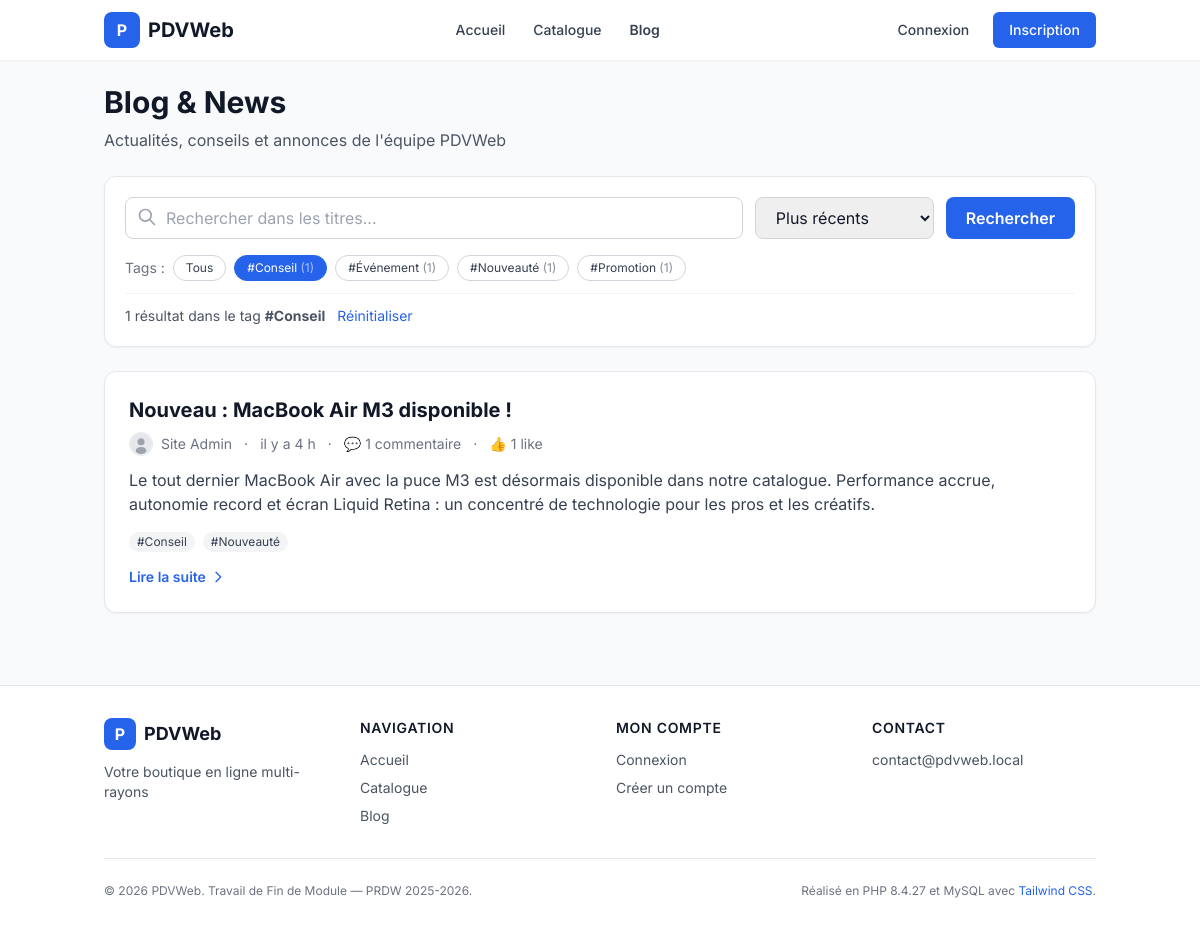
Screenshot of /public/blog.php?tag=3 with the database file from the repository.
### tables this page shows
CREATE TABLE tag (
  id_tag INT UNSIGNED AUTO_INCREMENT PRIMARY KEY,
  code   VARCHAR(40) NOT NULL UNIQUE,                        
  nom    VARCHAR(60) NOT NULL                                
);

CREATE TABLE billet (
  id_billet   INT UNSIGNED AUTO_INCREMENT PRIMARY KEY,
  id_membre   INT UNSIGNED NOT NULL,
  titre       VARCHAR(200) NOT NULL,
  corps       TEXT         NOT NULL,
  date_billet DATETIME     NOT NULL DEFAULT CURRENT_TIMESTAMP,
  date_suppression DATETIME NULL DEFAULT NULL,            
  id_membre_suppression INT UNSIGNED NULL DEFAULT NULL,   
  CONSTRAINT fk_billet_membre
    FOREIGN KEY (id_membre) REFERENCES membre(id_membre) ON DELETE CASCADE,
  CONSTRAINT fk_billet_suppression
    FOREIGN KEY (id_membre_suppression) REFERENCES membre(id_membre) ON DELETE SET NULL,
  INDEX idx_billet_titre (titre),
  INDEX idx_billet_date  (date_billet),
  INDEX idx_billet_supp  (date_suppression)
);

CREATE TABLE membre (
  id_membre        INT UNSIGNED AUTO_INCREMENT PRIMARY KEY,
  nom              VARCHAR(60)  NOT NULL,
  prenom           VARCHAR(60)  NOT NULL,
  date_naissance   DATE         NOT NULL,
  email            VARCHAR(150) NOT NULL UNIQUE,
  email_verifie    TINYINT(1)   NOT NULL DEFAULT 0,          
  login            VARCHAR(50)  NOT NULL UNIQUE,
  mot_passe        VARCHAR(255) NOT NULL,                    
  avatar           VARCHAR(255) DEFAULT NULL,                
  statut           ENUM('membre','admin') NOT NULL DEFAULT 'membre',
  indesirable      TINYINT(1)   NOT NULL DEFAULT 0,          
  derniere_connexion DATETIME   DEFAULT NULL,
  date_inscription DATETIME     NOT NULL DEFAULT CURRENT_TIMESTAMP,
  date_anonymisation DATETIME   DEFAULT NULL,                
  INDEX idx_membre_statut (statut),
  INDEX idx_membre_indesirable (indesirable),
  INDEX idx_membre_anonyme (date_anonymisation)
);

### public/blog.php (called while the page is built, shortened)
<?php
require_once __DIR__ . '/../includes/bootstrap.php';
$recherche = trim($_GET['q']   ?? '');
$idTag     = (int)($_GET['tag'] ?? 0);
$tri       = $_GET['tri']      ?? 'recents';
$page      = max(1, (int)($_GET['page'] ?? 1));
$resultat = Billet::lister([
    'recherche' => $recherche,
    'tag'       => $idTag,
    'tri'       => $tri,
    'page'      => $page,
    'parPage'   => 10,
]);
$tagActif = $idTag > 0 ? Tag::trouverParId($idTag) : null;
$tousLesTags = Tag::listerTous();
require_once VIEWS_PATH . '/blog/liste.php';

### includes/helpers.php (called while the page is built, shortened)
<?php
function h($valeur): string
{
    return htmlspecialchars((string)$valeur, ENT_QUOTES | ENT_SUBSTITUTE, 'UTF-8');
}
function url(string $chemin = ''): string
{
    return SITE_URL . '/' . ltrim($chemin, '/');
}
function asset(string $chemin): string
{
    return SITE_URL . '/' . ltrim($chemin, '/');
}
function asset_avatar(?string $nomFichier): string
{
    if (empty($nomFichier)) {
        return asset('assets/img/avatar-defaut.svg');
    }
    return asset('uploads/avatars/' . $nomFichier);
}
function format_date(?string $dateSql, string $format = 'd/m/Y à H:i'): string
{
    try {
        $dt = new DateTime($dateSql);
        return $dt->format($format);
    } catch (Exception $e) {
        return '';
    }
}
function format_date_relative(?string $dateSql): string
{
    try {
        $dt = new DateTime($dateSql);
        $maintenant = new DateTime();
        $diff = $maintenant->getTimestamp() - $dt->getTimestamp();
        if ($diff < 86400)     return 'il y a ' . floor($diff / 3600) . ' h';
        return $dt->format('d/m/Y');
    } catch (Exception $e) {
        return '';
    }
}
function tronquer(string $texte, int $longueurMax = 100): string
{
    if (mb_strlen($texte) <= $longueurMax) return $texte;
    return mb_substr($texte, 0, $longueurMax) . '…';
}

### classes/Billet.php (called while the page is built, shortened)
<?php
class Billet
{
    public static function lister(array $opts = []): array
    {
        $recherche = trim($opts['recherche'] ?? '');
        $idTag     = (int)($opts['tag']      ?? 0);
        $tri       = $opts['tri']            ?? 'recents';
        $page      = max(1, (int)($opts['page'] ?? 1));
        $parPage   = max(1, (int)($opts['parPage'] ?? 10));
        $offset    = ($page - 1) * $parPage;
        $where  = ['b.date_suppression IS NULL'];
        $params = [];
        if ($idTag > 0) {
            $where[]  = "b.id_billet IN (SELECT id_billet FROM billet_tag WHERE id_tag = ?)";
            $params[] = $idTag;
        }
        $clauseWhere = ' WHERE ' . implode(' AND ', $where);
        $orderBy = match ($tri) {
            'populaires' => 'nb_likes DESC, b.date_billet DESC',
            'commentes'  => 'nb_commentaires DESC, b.date_billet DESC',
            default      => 'b.date_billet DESC',
        };
        $reqTotal = Db::pdo()->prepare(
            "SELECT COUNT(*) FROM billet b" . $clauseWhere
        );
        $reqTotal->execute($params);
        $total = (int)$reqTotal->fetchColumn();
        $sql = "SELECT b.*,
                       u.prenom AS auteur_prenom, u.nom AS auteur_nom,
                       u.login AS auteur_login, u.avatar AS auteur_avatar,
                       (SELECT COUNT(*) FROM commentaire
                        WHERE id_billet = b.id_billet AND date_suppression IS NULL) AS nb_commentaires,
                       (SELECT COUNT(*) FROM like_contenu
                        WHERE type = 'billet' AND id_cible = b.id_billet) AS nb_likes
                FROM billet b
                INNER JOIN membre u ON u.id_membre = b.id_membre
                $clauseWhere
                ORDER BY $orderBy
                LIMIT $parPage OFFSET $offset";
        $req = Db::pdo()->prepare($sql);
        $req->execute($params);
        $billets = $req->fetchAll();
        return [
            'billets'    => $billets,
            'total'      => $total,
            'totalPages' => (int)ceil($total / $parPage),
            'page'       => $page,
        ];
    }
    public static function tagsDe(int $idBillet): array
    {
        $req = Db::pdo()->prepare(
            "SELECT t.* FROM tag t
             INNER JOIN billet_tag bt ON bt.id_tag = t.id_tag
             WHERE bt.id_billet = ?
             ORDER BY t.nom"
        );
        $req->execute([$idBillet]);
        return $req->fetchAll();
    }
}

### classes/util/Db.php (called while the page is built, shortened)
<?php
class Db
{
    private static ?PDO $instance = null;
    public static function pdo(): PDO
    {
        if (self::$instance === null) {
            $dsn = 'mysql:host=' . DB_HOST
                 . ';dbname=' . DB_NAME
                 . ';charset=' . DB_CHARSET;
            $options = [
                PDO::ATTR_ERRMODE => PDO::ERRMODE_EXCEPTION,
                PDO::ATTR_DEFAULT_FETCH_MODE => PDO::FETCH_ASSOC,
                PDO::ATTR_EMULATE_PREPARES => false,
            ];
            self::$instance = new PDO($dsn, DB_USER, DB_PASS, $options);
        }
        return self::$instance;
    }
}

### classes/Tag.php (called while the page is built, shortened)
<?php
class Tag
{
    public static function listerTous(): array
    {
        return Db::pdo()->query(
            "SELECT t.*,
                    (SELECT COUNT(*) FROM billet_tag WHERE id_tag = t.id_tag) AS nb_billets
             FROM tag t
             ORDER BY t.nom"
        )->fetchAll();
    }
    public static function trouverParId(int $id): ?array
    {
        $req = Db::pdo()->prepare("SELECT * FROM tag WHERE id_tag = ?");
        $req->execute([$id]);
        $row = $req->fetch();
        return $row ?: null;
    }
}

### includes/bootstrap.php (called while the page is built, shortened)
<?php
spl_autoload_register(function ($nomClasse) {
    $cheminsCandidats = [
        CLASSES_PATH . '/util/' . $nomClasse . '.php',
        CLASSES_PATH . '/' . $nomClasse . '.php',
    ];
});
require_once __DIR__ . '/helpers.php';

### views/blog/liste.php (the view, shortened to what this page needs)
<?php
require_once INCLUDES_PATH . '/header.php';
$billets = $resultat['billets'];
$total   = $resultat['total'];
$construireUrl = function (array $params) {
    return url('/blog.php') . '?' . http_build_query(array_filter($params, fn($v) => $v !== null && $v !== ''));
};
?>
<div class="max-w-5xl mx-auto">
    <div class="mb-6">
        <h1 class="text-3xl font-bold text-gray-900 mb-2">Blog &amp; News</h1>
        <p class="text-gray-600">Actualités, conseils et annonces de l'équipe PDVWeb</p>
    </div>
    <div class="bg-white rounded-xl shadow-sm border border-gray-200 p-5 mb-6">
        <form method="get" action="<?= url('/blog.php') ?>" class="space-y-4">
            <div class="flex flex-col md:flex-row gap-3">
                <div class="flex-1 relative">
                    <svg class="w-5 h-5 text-gray-400 absolute left-3 top-2.5" fill="none" stroke="currentColor" viewBox="0 0 24 24">
                        <path stroke-linecap="round" stroke-linejoin="round" stroke-width="2"
                              d="M21 21l-6-6m2-5a7 7 0 11-14 0 7 7 0 0114 0z"/>
                    </svg>
                    <input type="text" name="q" value="<?= h($recherche) ?>"
                           placeholder="Rechercher dans les titres..."
                           class="w-full pl-10 pr-4 py-2 border border-gray-300 rounded-lg focus:ring-2 focus:ring-primary-500 focus:border-primary-500 transition">
                </div>
                <select name="tri"
                        onchange="this.form.submit()"
                        class="px-4 py-2 border border-gray-300 rounded-lg focus:ring-2 focus:ring-primary-500 focus:border-primary-500 transition">
                    <option value="recents"    <?= $tri === 'recents'    ? 'selected' : '' ?>>Plus récents</option>
                </select>
                <button type="submit"
                        class="px-5 py-2 bg-primary-600 text-white font-semibold rounded-lg hover:bg-primary-700 transition">
                    Rechercher
                </button>
            </div>
            <?php if (!empty($tousLesTags)): ?>
                <div class="flex flex-wrap gap-2 items-center">
                    <span class="text-sm text-gray-500">Tags :</span>
                    <a href="<?= $construireUrl(['q' => $recherche, 'tri' => $tri, 'tag' => null]) ?>"
                       class="px-3 py-1 text-xs rounded-full border transition <?= $idTag === 0 ? 'bg-primary-600 text-white border-primary-600' : 'bg-white text-gray-700 border-gray-300 hover:bg-gray-100' ?>">
                        Tous
                    </a>
                    <?php foreach ($tousLesTags as $t): ?>
                        <a href="<?= $construireUrl(['q' => $recherche, 'tri' => $tri, 'tag' => $t['id_tag']]) ?>"
                           class="px-3 py-1 text-xs rounded-full border transition <?= (int)$t['id_tag'] === $idTag ? 'bg-primary-600 text-white border-primary-600' : 'bg-white text-gray-700 border-gray-300 hover:bg-gray-100' ?>">
                            #<?= h($t['nom']) ?>
                            <?php if (!empty($t['nb_billets'])): ?>
                                <span class="opacity-60">(<?= (int)$t['nb_billets'] ?>)</span>
                            <?php endif; ?>
                        </a>
                    <?php endforeach; ?>
                </div>
            <?php endif; ?>
        </form>
        <?php if ($recherche !== '' || $tagActif): ?>
            <div class="mt-3 pt-3 border-t border-gray-100 text-sm">
                <span class="text-gray-600">
                    <?= (int)$total ?> résultat<?= $total > 1 ? 's' : '' ?>
                    <?php if ($tagActif): ?>
                        dans le tag <strong>#<?= h($tagActif['nom']) ?></strong>
                    <?php endif; ?>
                </span>
                <a href="<?= url('/blog.php') ?>" class="text-primary-600 hover:underline ml-2">Réinitialiser</a>
            </div>
        <?php endif; ?>
    </div>
    <?php if (empty($billets)): ?>
        <div class="bg-white rounded-xl border border-gray-200 p-12 text-center text-gray-500">
            <svg class="w-12 h-12 mx-auto mb-3 text-gray-300" fill="none" stroke="currentColor" viewBox="0 0 24 24">
                <path stroke-linecap="round" stroke-linejoin="round" stroke-width="1.5"
                      d="M19 20H5a2 2 0 01-2-2V6a2 2 0 012-2h10a2 2 0 012 2v1m2 13a2 2 0 01-2-2V7m2 13a2 2 0 002-2V9a2 2 0 00-2-2h-2m-4-3H9M7 16h6M7 8h6v4H7V8z"/>
            </svg>
            <p>Aucun billet ne correspond à votre recherche.</p>
        </div>
    <?php else: ?>
        <div class="space-y-5">
            <?php foreach ($billets as $b): ?>
                <?php $tagsBillet = Billet::tagsDe((int)$b['id_billet']); ?>
                <article class="bg-white rounded-xl shadow-sm border border-gray-200 p-6 hover:shadow-md transition">
                    <a href="<?= url('/billet.php?id=' . (int)$b['id_billet']) ?>" class="block group">
                        <h2 class="text-xl font-bold text-gray-900 mb-2 group-hover:text-primary-600 transition">
                            <?= h($b['titre']) ?>
                        </h2>
                    </a>
                    <div class="flex flex-wrap items-center gap-3 text-sm text-gray-500 mb-3">
                        <div class="flex items-center gap-2">
                            <img src="<?= h(asset_avatar($b['auteur_avatar'])) ?>"
                                 alt="<?= h($b['auteur_prenom']) ?>"
                                 class="w-6 h-6 rounded-full object-cover border border-gray-200">
                            <span><?= h($b['auteur_prenom']) ?> <?= h($b['auteur_nom']) ?></span>
                        </div>
                        <span>·</span>
                        <time title="<?= h(format_date($b['date_billet'])) ?>">
                            <?= h(format_date_relative($b['date_billet'])) ?>
                        </time>
                        <span>·</span>
                        <span>💬 <?= (int)$b['nb_commentaires'] ?> commentaire<?= $b['nb_commentaires'] > 1 ? 's' : '' ?></span>
                        <span>·</span>
                        <span>👍 <?= (int)$b['nb_likes'] ?> like<?= $b['nb_likes'] > 1 ? 's' : '' ?></span>
                    </div>
                    <p class="text-gray-700 mb-4">
                        <?= h(tronquer(strip_tags($b['corps']), 250)) ?>
                    </p>
                    <?php if (!empty($tagsBillet)): ?>
                        <div class="flex flex-wrap gap-2 mb-3">
                            <?php foreach ($tagsBillet as $t): ?>
                                <a href="<?= url('/blog.php?tag=' . (int)$t['id_tag']) ?>"
                                   class="text-xs px-2 py-0.5 rounded-full bg-gray-100 text-gray-700 hover:bg-primary-50 hover:text-primary-700 transition">
                                    #<?= h($t['nom']) ?>
                                </a>
                            <?php endforeach; ?>
                        </div>
                    <?php endif; ?>
                    <a href="<?= url('/billet.php?id=' . (int)$b['id_billet']) ?>"
                       class="text-primary-600 hover:text-primary-700 text-sm font-semibold inline-flex items-center gap-1">
                        Lire la suite
                        <svg class="w-4 h-4" fill="none" stroke="currentColor" viewBox="0 0 24 24">
                            <path stroke-linecap="round" stroke-linejoin="round" stroke-width="2" d="M9 5l7 7-7 7"/>
                        </svg>
                    </a>
                </article>
            <?php endforeach; ?>
        </div>
    <?php endif; ?>
</div>
<?php require_once INCLUDES_PATH . '/footer.php'; ?>

### public/assets/css/style.css (style rules this page uses)
html { -webkit-font-smoothing: antialiased; -moz-osx-font-smoothing: grayscale; }
html { scroll-behavior: smooth; }
* { transition-timing-function: cubic-bezier(0.4, 0, 0.2, 1); }
a { text-decoration: none; }

### rows the page displays
tag: nom "Conseil", nb_billets "1"
tag: nom "Événement", nb_billets "1"
tag: nom "Nouveauté", nb_billets "1"
tag: nom "Promotion", nb_billets "1"
billet: titre "Nouveau : MacBook Air M3 disponible !", id_membre.prenom "Site", id_membre.nom "Admin", date_billet "il y a 4 h", nb_commentaires "1", nb_likes "1", corps "Le tout dernier MacBook Air avec la puce M3 est désormais disponible dans notre catalogue. Performance accrue, autonomie record et écran Liquid Retina : un concentré de technologie pour les pros et les créatifs."

### other values shown
parametre('site.nom', SITE_NAME) "PDVWeb"
$total "1"
parametre('site.slogan', 'Votre boutique en ligne multi-rayons.') "Votre boutique en ligne multi-rayons"
parametre('site.email_contact', 'contact@pdvweb.local') "contact@pdvweb.local"
PHP_VERSION "8.4.27"
